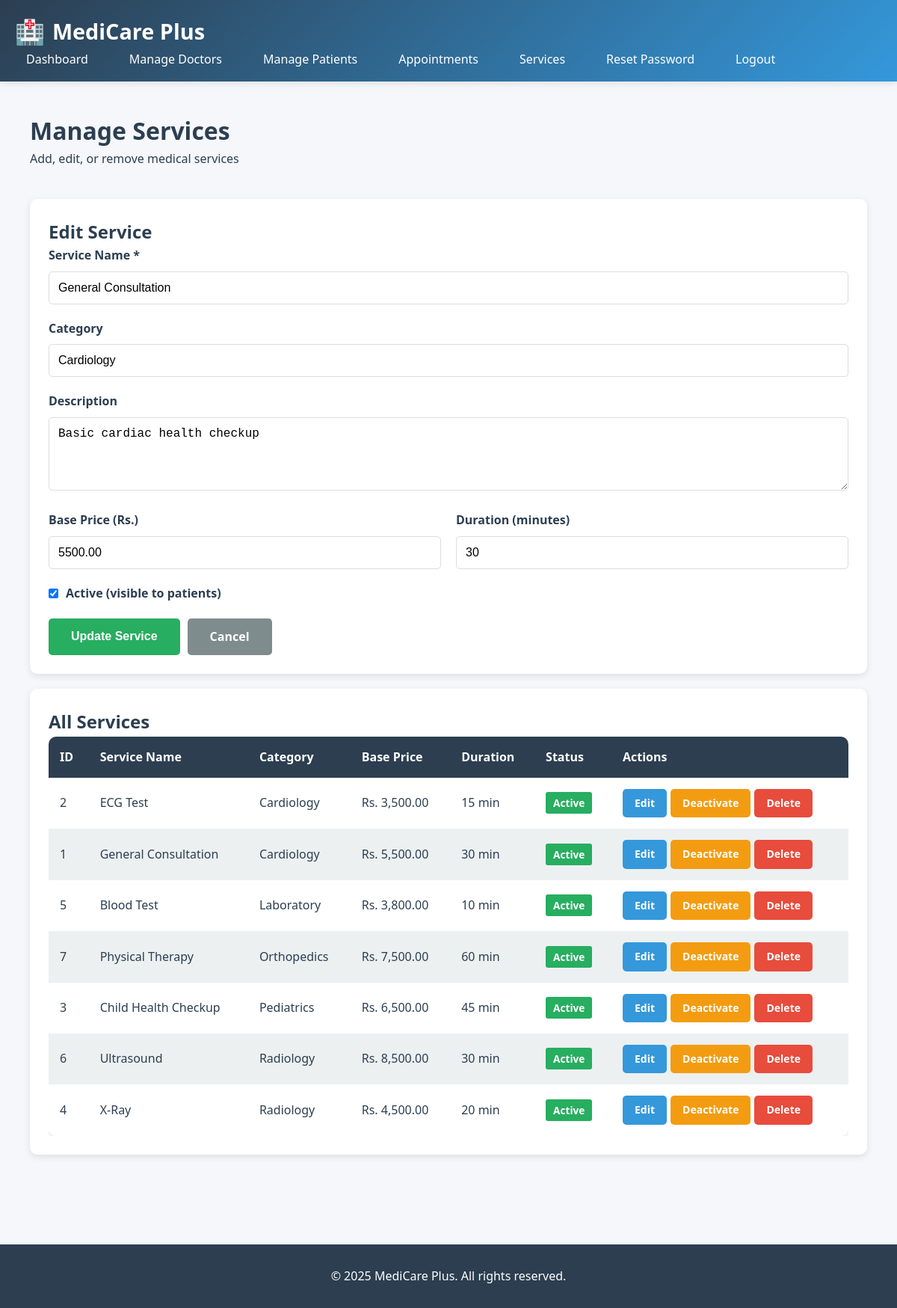
Page /admin/services.php?edit=1 (signed in) on the committed database.
### tables this page shows
CREATE TABLE services (
    service_id INT AUTO_INCREMENT PRIMARY KEY,
    service_name VARCHAR(100) NOT NULL,
    category VARCHAR(50),
    description TEXT,
    base_price DECIMAL(10, 2),
    duration_minutes INT,
    is_active TINYINT(1) DEFAULT 1
);

### admin/services.php (the view, shortened to what this page needs)
<!DOCTYPE html>
<html lang="en">
<head>
    <link rel="stylesheet" href="../assets/css/style.css">
</head>
<body>
    <?php
    $conn = getDBConnection();
    $services = $conn->query("
        SELECT * FROM services
        ORDER BY category, service_name
    ");
    $editing_service = null;
    if (isset($_GET['edit'])) {
        $edit_id = (int)$_GET['edit'];
        $stmt = $conn->prepare("SELECT * FROM services WHERE service_id = ?");
        $stmt->bind_param("i", $edit_id);
        $stmt->execute();
        $editing_service = $stmt->get_result()->fetch_assoc();
    }
    ?>
    <header>
        <div class="container">
            <div class="header-content">
                <div class="logo">
                    <span class="logo-icon">🏥</span>
                    <h1>MediCare Plus</h1>
                </div>
                <nav>
                    <ul>
                        <li><a href="dashboard.php">Dashboard</a></li>
                        <li><a href="doctors.php">Manage Doctors</a></li>
                        <li><a href="patients.php">Manage Patients</a></li>
                        <li><a href="appointments.php">Appointments</a></li>
                        <li><a href="services.php">Services</a></li>
                        <li><a href="reset-password.php">Reset Password</a></li>
                        <li><a href="../logout.php">Logout</a></li>
                    </ul>
                </nav>
            </div>
        </div>
    </header>
    <div class="dashboard">
        <div class="container">
            <div class="dashboard-header">
                <h1>Manage Services</h1>
                <p>Add, edit, or remove medical services</p>
            </div>
            <div class="card">
                <h2><?php echo $editing_service ? 'Edit Service' : 'Add New Service'; ?></h2>
                <form method="POST" class="form">
                    <div class="form-group">
                        <label for="service_name">Service Name *</label>
                        <input type="text" id="service_name" name="service_name" required
                               value="<?php echo $editing_service ? htmlspecialchars($editing_service['service_name']) : ''; ?>">
                    </div>
                    <div class="form-group">
                        <label for="category">Category</label>
                        <input type="text" id="category" name="category" list="categories"
                               value="<?php echo $editing_service ? htmlspecialchars($editing_service['category']) : ''; ?>"
                               placeholder="e.g., Cardiology, Laboratory, Radiology">
                    </div>
                    <div class="form-group">
                        <label for="description">Description</label>
                        <textarea id="description" name="description" rows="4"><?php echo $editing_service ? htmlspecialchars($editing_service['description']) : ''; ?></textarea>
                    </div>
                    <div class="form-row">
                        <div class="form-group">
                            <label for="base_price">Base Price (Rs.)</label>
                            <input type="number" id="base_price" name="base_price" step="0.01" min="0"
                                   value="<?php echo $editing_service && $editing_service['base_price'] ? $editing_service['base_price'] : ''; ?>">
                        </div>
                        <div class="form-group">
                            <label for="duration_minutes">Duration (minutes)</label>
                            <input type="number" id="duration_minutes" name="duration_minutes" min="0"
                                   value="<?php echo $editing_service && $editing_service['duration_minutes'] ? $editing_service['duration_minutes'] : ''; ?>">
                        </div>
                    </div>
                    <div class="form-group">
                        <label style="display: flex; align-items: center; cursor: pointer;">
                            <input type="checkbox" name="is_active" value="1"
                                   <?php echo (!$editing_service || $editing_service['is_active']) ? 'checked' : ''; ?>
                                   style="margin-right: 10px;">
                            Active (visible to patients)
                        </label>
                    </div>
                    <div class="d-flex gap-10">
                        <?php if ($editing_service): ?>
                            <button type="submit" name="update_service" class="btn btn-success">Update Service</button>
                            <a href="services.php" class="btn btn-secondary">Cancel</a>
                        <?php else: ?>
                            <button type="submit" name="add_service" class="btn btn-primary">Add Service</button>
                        <?php endif; ?>
                    </div>
                </form>
            </div>
            <div class="card">
                <h2>All Services</h2>
                <?php if ($services->num_rows > 0): ?>
                    <div style="overflow-x: auto;">
                        <table>
                            <thead>
                                <tr>
                                    <th>ID</th>
                                    <th>Service Name</th>
                                    <th>Category</th>
                                    <th>Base Price</th>
                                    <th>Duration</th>
                                    <th>Status</th>
                                    <th>Actions</th>
                                </tr>
                            </thead>
                            <tbody>
                                <?php while ($service = $services->fetch_assoc()): ?>
                                    <tr>
                                        <td><?php echo $service['service_id']; ?></td>
                                        <td><?php echo htmlspecialchars($service['service_name']); ?></td>
                                        <td><?php echo htmlspecialchars($service['category'] ?? 'N/A'); ?></td>
                                        <td>
                                            <?php echo $service['base_price'] ? 'Rs. ' . number_format($service['base_price'], 2) : 'N/A'; ?>
                                        </td>
                                        <td>
                                            <?php echo $service['duration_minutes'] ? $service['duration_minutes'] . ' min' : 'N/A'; ?>
                                        </td>
                                        <td>
                                            <span style="padding: 5px 10px; border-radius: 3px; font-size: 0.85rem; font-weight: 600;
                                                background-color: <?php echo $service['is_active'] ? '#27ae60' : '#e74c3c'; ?>;
                                                color: white;">
                                                <?php echo $service['is_active'] ? 'Active' : 'Inactive'; ?>
                                            </span>
                                        </td>
                                        <td>
                                            <div class="d-flex gap-5">
                                                <a href="?edit=<?php echo $service['service_id']; ?>" class="btn btn-primary btn-sm">Edit</a>
                                                <a href="?toggle=<?php echo $service['service_id']; ?>"
                                                   class="btn btn-warning btn-sm"
                                                   onclick="return confirm('Toggle service status?')">
                                                    <?php echo $service['is_active'] ? 'Deactivate' : 'Activate'; ?>
                                                </a>
                                                <a href="?delete=<?php echo $service['service_id']; ?>"
                                                   class="btn btn-danger btn-sm"
                                                   onclick="return confirm('Are you sure you want to delete this service?')">
                                                    Delete
                                                </a>
                                            </div>
                                        </td>
                                    </tr>
                                <?php endwhile; ?>
                            </tbody>
                        </table>
                    </div>
                <?php else: ?>
                    <p style="text-align: center; color: var(--dark-gray); padding: 20px;">No services found. Add your first service above!</p>
                <?php endif; ?>
            </div>
        </div>
    </div>
    <footer>
        <div class="container">
            <p>&copy; 2025 MediCare Plus. All rights reserved.</p>
        </div>
    </footer>
</body>
</html>

### assets/css/style.css (style rules this page uses)
* { margin: 0; padding: 0; box-sizing: border-box; }
html { scroll-behavior: smooth; }
* { transition: all 0.3s ease; }
:root { --primary-color: #2c3e50; --secondary-color: #3498db; --accent-color: #e74c3c; --success-color: #27ae60; --warning-color: #f39c12; --light-gray: #ecf0f1; --dark-gray: #7f8c8d; --white: #ffffff; --text-dark: #2c3e50; }
body { font-family: 'Segoe UI', Tahoma, Geneva, Verdana, sans-serif; line-height: 1.6; color: var(--text-dark); background-color: #f5f7fa; }
.container { max-width: 1200px; margin: 0 auto; padding: 0 20px; }
header { background: linear-gradient(135deg, var(--primary-color) 0%, var(--secondary-color) 100%); color: var(--white); padding: 1rem 0; box-shadow: 0 2px 10px rgba(0,0,0,0.1); position: sticky; top: 0; z-index: 1000; }
.header-content { display: flex; justify-content: space-between; align-items: center; flex-wrap: wrap; }
.logo { display: flex; align-items: center; gap: 10px; transition: all 0.3s ease; }
.logo h1 { font-size: 1.8rem; font-weight: 700; }
.logo-icon { font-size: 2rem; transition: all 0.5s cubic-bezier(0.68, -0.55, 0.265, 1.55); display: inline-block; }
nav ul { list-style: none; display: flex; gap: 25px; flex-wrap: wrap; }
nav a { color: var(--white); text-decoration: none; font-weight: 500; transition: all 0.3s cubic-bezier(0.4, 0, 0.2, 1); padding: 8px 15px; border-radius: 5px; position: relative; }
nav a::after { content: ''; position: absolute; bottom: 0; left: 50%; width: 0; height: 2px; background: var(--white); transition: all 0.3s ease; transform: translateX(-50%); }
.btn { display: inline-block; padding: 12px 30px; background-color: var(--secondary-color); color: var(--white); text-decoration: none; border-radius: 5px; border: none; cursor: pointer; font-size: 1rem; font-weight: 600; transition: all 0.3s cubic-bezier(0.4, 0, 0.2, 1); position: relative; overflow: hidden; }
.btn::before { content: ''; position: absolute; top: 50%; left: 50%; width: 0; height: 0; border-radius: 50%; background: rgba(255, 255, 255, 0.2); transform: translate(-50%, -50%); transition: width 0.6s, height 0.6s; }
.btn-primary { background-color: var(--secondary-color); }
.btn-success { background-color: var(--success-color); }
.btn-danger { background-color: var(--accent-color); }
.btn-warning { background-color: var(--warning-color); }
.card { background: var(--white); border-radius: 10px; padding: 25px; margin: 20px 0; box-shadow: 0 3px 10px rgba(0,0,0,0.1); transition: all 0.4s cubic-bezier(0.4, 0, 0.2, 1); }
.form-group { margin-bottom: 20px; }
.form-group label { display: block; margin-bottom: 8px; font-weight: 600; color: var(--text-dark); }
table { width: 100%; border-collapse: collapse; background: var(--white); border-radius: 10px; overflow: hidden; box-shadow: 0 3px 10px rgba(0,0,0,0.1); transition: all 0.3s ease; }
thead { background-color: var(--primary-color); color: var(--white); }
th, td { padding: 15px; text-align: left; }
tbody tr:nth-child(even) { background-color: var(--light-gray); }
tbody tr { transition: all 0.3s ease; }
.dashboard { padding: 40px 20px; }
.dashboard-header { margin-bottom: 40px; }
footer { background-color: var(--primary-color); color: var(--white); text-align: center; padding: 30px 20px; margin-top: 60px; }
.dashboard, .services, .container { animation: fadeIn 0.6s ease; }
input[type="checkbox"], input[type="radio"] { transition: all 0.2s ease; cursor: pointer; }
a { transition: all 0.3s ease; }
.d-flex { display: flex; }
.gap-10 { gap: 10px; }
.gap-5 { gap: 5px; }
.form { width: 100%; }
.form input[type="text"], .form input[type="email"], .form input[type="password"], .form input[type="number"], .form input[type="date"], .form input[type="time"], .form textarea, .form select { width: 100%; padding: 12px; border: 1px solid #ddd; border-radius: 5px; font-size: 1rem; transition: border-color 0.3s ease; }
.form-row { display: grid; grid-template-columns: repeat(auto-fit, minmax(250px, 1fr)); gap: 20px; }
.btn-sm { padding: 8px 16px; font-size: 0.875rem; }
.btn-secondary { background-color: var(--dark-gray); }

### rows in the picture
services: service_name "General Consultation", category "Cardiology", description "Basic cardiac health checkup", base_price "5500.00", duration_minutes "30", is_active "☑", service_id "1", base_price "5,500.00", shows "Active", shows "Deactivate"
services: service_id "2", service_name "ECG Test", category "Cardiology", base_price "3,500.00", duration_minutes "15", is_active "Active"
services: service_id "5", service_name "Blood Test", category "Laboratory", base_price "3,800.00", duration_minutes "10", is_active "Active"
services: service_id "7", service_name "Physical Therapy", category "Orthopedics", base_price "7,500.00", duration_minutes "60", is_active "Active"
services: service_id "3", service_name "Child Health Checkup", category "Pediatrics", base_price "6,500.00", duration_minutes "45", is_active "Active"
services: service_id "6", service_name "Ultrasound", category "Radiology", base_price "8,500.00", duration_minutes "30", is_active "Active"
services: service_id "4", service_name "X-Ray", category "Radiology", base_price "4,500.00", duration_minutes "20", is_active "Active"
